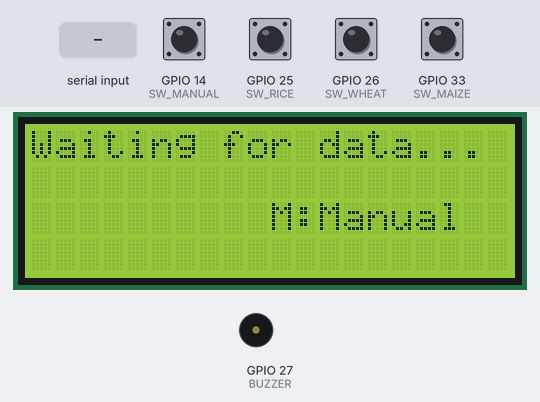
Simulated run of this sketch. Board: ESP32. Parts: 20×4 character LCD, buzzer (waves = sounding, pin HIGH). Inputs (shaded band) come from the test bench; at power-on: GPIO 14 (SW_MANUAL), GPIO 25 (SW_RICE), GPIO 26 (SW_WHEAT), GPIO 33 (SW_MAIZE) HIGH. WiFi joins after 1.5 s; servers stay silent unless stated; the modem accepts every AT command (registered, SIM ready, sends succeed) and sends nothing else; what the sketch prints to the serial monitor is not drawn.

Above: at 7.1 s.
7.2 s: "+RCV\n" received over the second serial link
At 8.2 s:
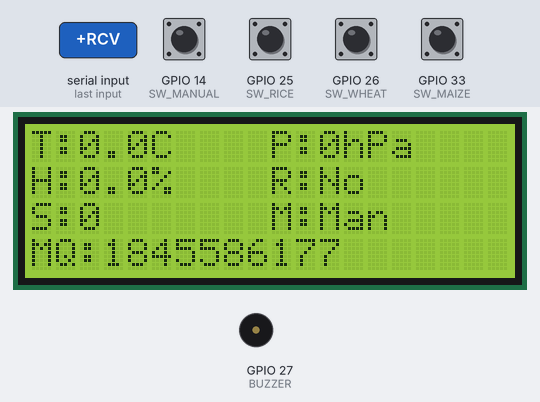
9.2 s: GPIO 25 (SW_RICE) pulled LOW for 0.15 s
At 10.1 s:
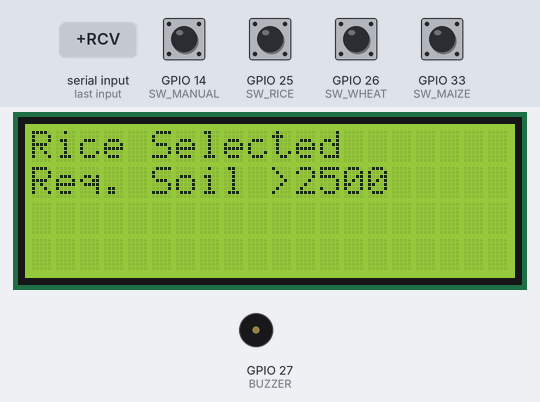
12.3 s: GPIO 26 (SW_WHEAT) pulled LOW for 0.15 s
At 13.7 s:
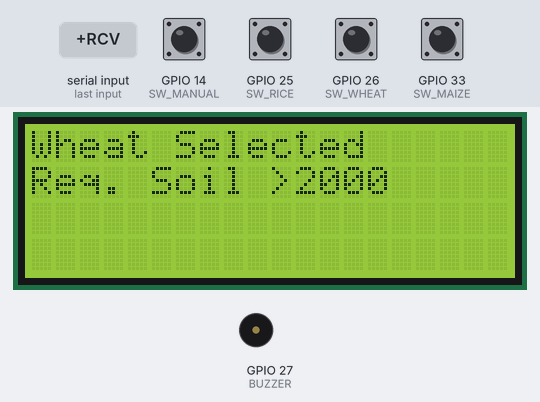
15.4 s: GPIO 33 (SW_MAIZE) pulled LOW for 0.15 s
At 16.1 s:
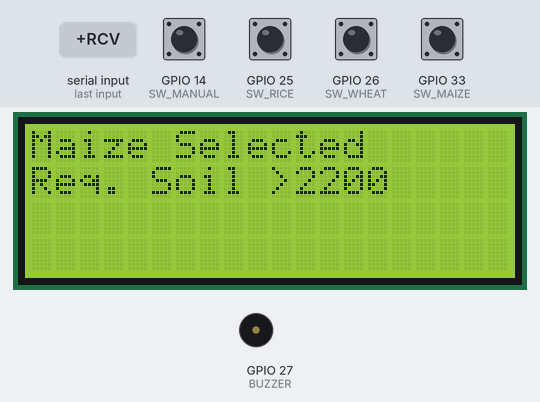
18.5 s: GPIO 14 (SW_MANUAL) pulled LOW for 0.15 s
At 19.7 s:
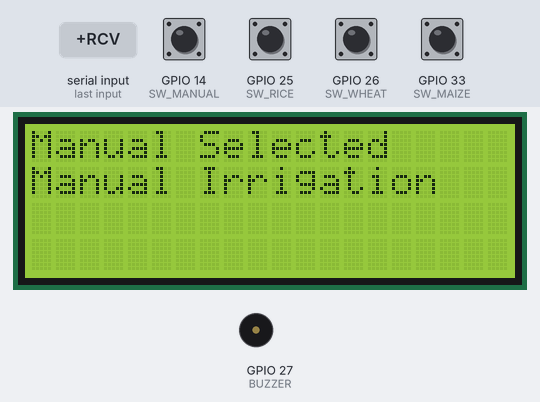
21.6 s: "+RCV,45\n" received over the second serial link
At 22.7 s:
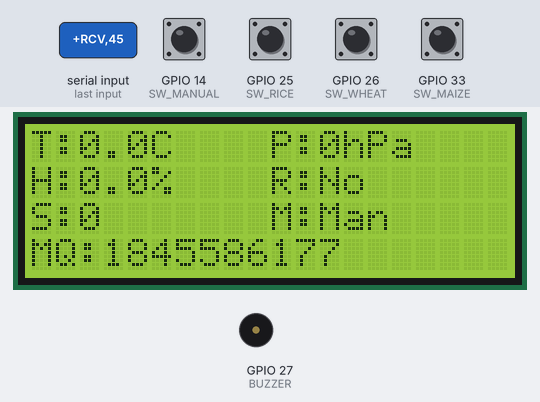
Timing chart, 0 to 24.6 s (numbered marks = the images above; inputs shaded):
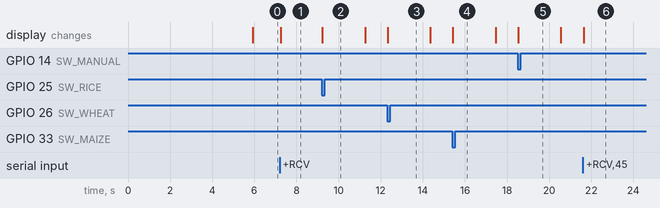

The sketch:

receiver.ino
```cpp
#define BLYNK_TEMPLATE_ID "TMPL3OfdF-Orn"
#define BLYNK_TEMPLATE_NAME "SenseCAP S2120 Weather Station"
#define BLYNK_AUTH_TOKEN "Hi9jQDc0zjSHaUzalyiOweLHoLqrmjjN"

#include <Wire.h>
#include <LiquidCrystal_I2C.h>
#include <WiFi.h>
#include <BlynkSimpleEsp32.h>


// WiFi credentials
char auth[] = BLYNK_AUTH_TOKEN;
char ssid[] = "iPhone XIV";
char pass[] = "aaa1234y";

// --- LORA PINS ---
#define LORA_RX 16
#define LORA_TX 17
HardwareSerial LoRaSerial(2);

// --- LCD ---
LiquidCrystal_I2C lcd(0x27, 20, 4);

// --- COMPONENT PINS ---
#define BUZZER 27
#define SW_RICE 25
#define SW_WHEAT 26
#define SW_MAIZE 33
#define SW_MANUAL 14

// --- CROP & SENSOR THRESHOLDS ---
#define RICE_SOIL_DRY 2500
#define WHEAT_SOIL_DRY 2000
#define MAIZE_SOIL_DRY 2200
#define RAIN_DETECT_VALUE 0

// --- GLOBAL VARIABLES ---
int selectedCropMode = 0; // 0=Manual, 1=Rice, 2=Wheat, 3=Maize
String currentModeStr = "Manual";
int currentSoilThreshold = 0;

// --- Function to check button presses ---
void checkButtons() {
  bool buttonPressed = false;
  String newModeStr = currentModeStr;
  int newMode = selectedCropMode;

  if (digitalRead(SW_MANUAL) == LOW) {
    newMode = 0; newModeStr = "Manual"; buttonPressed = true;
  } else if (digitalRead(SW_RICE) == LOW) {
    newMode = 1; newModeStr = "Rice"; buttonPressed = true;
  } else if (digitalRead(SW_WHEAT) == LOW) {
    newMode = 2; newModeStr = "Wheat"; buttonPressed = true;
  } else if (digitalRead(SW_MAIZE) == LOW) {
    newMode = 3; newModeStr = "Maize"; buttonPressed = true;
  }

  if (buttonPressed && newMode != selectedCropMode) {
    selectedCropMode = newMode;
    currentModeStr = newModeStr;
    currentSoilThreshold = 0;

    Serial.println("Mode changed to: " + currentModeStr);

    lcd.clear();
    lcd.setCursor(0, 0);
    lcd.print(currentModeStr + " Selected");

    if (selectedCropMode == 1) currentSoilThreshold = RICE_SOIL_DRY;
    else if (selectedCropMode == 2) currentSoilThreshold = WHEAT_SOIL_DRY;
    else if (selectedCropMode == 3) currentSoilThreshold = MAIZE_SOIL_DRY;

    if (selectedCropMode > 0) {
      lcd.setCursor(0, 1);
      lcd.print("Req. Soil >");
      lcd.print(currentSoilThreshold);
    } else {
      lcd.setCursor(0, 1);
      lcd.print("Manual Irrigation");
    }

    Blynk.virtualWrite(V6, currentModeStr);

    delay(2000);
    lcd.clear();
    lcd.print("Waiting for data...");
    lcd.setCursor(10, 2);
    lcd.print("M:");
    lcd.print(currentModeStr.substring(0, 6));
  }
}

void setup() {
  Serial.begin(115200);
  lcd.init();
  lcd.backlight();
  lcd.setCursor(0, 0);
  lcd.print("Receiver Started");

  pinMode(BUZZER, OUTPUT);
  digitalWrite(BUZZER, LOW);

  pinMode(SW_RICE, INPUT_PULLUP);
  pinMode(SW_WHEAT, INPUT_PULLUP);
  pinMode(SW_MAIZE, INPUT_PULLUP);
  pinMode(SW_MANUAL, INPUT_PULLUP);

  // --- Connect to WiFi and Blynk ---
  lcd.setCursor(0, 1);
  lcd.print("Connecting WiFi..");
  Serial.println("Connecting to WiFi...");
  WiFi.begin(ssid, pass);
  while (WiFi.status() != WL_CONNECTED) {
    delay(500);
    Serial.print(".");
  }
  Serial.println("\nWiFi Connected.");
  Blynk.config(auth);
  Blynk.connect();

  LoRaSerial.begin(115200, SERIAL_8N1, LORA_RX, LORA_TX);
  delay(2000);
  Serial.println("Configuring LoRa Receiver...");

  LoRaSerial.println("AT+ADDRESS=2");
  delay(500);
  LoRaSerial.println("AT+NETWORKID=5");
  delay(500);
  LoRaSerial.println("AT+BAND=868500000");
  delay(500);
  LoRaSerial.println("AT+PARAMETER=12,7,1,4");
  delay(500);
  Serial.println("LoRa Receiver Ready...");

  lcd.clear();
  lcd.print("Waiting for data...");
  lcd.setCursor(10, 2);
  lcd.print("M:");
  lcd.print(currentModeStr);
}

void loop() {
  Blynk.run();
  checkButtons();

  if (LoRaSerial.available()) {
    String data = LoRaSerial.readStringUntil('\n');
    data.trim();

    if (data.startsWith("+RCV")) {
      int firstComma = data.indexOf(',');
      int secondComma = data.indexOf(',', firstComma + 1);
      String payload = data.substring(secondComma + 1);

      float temp, hum, pres;
      int soil, rain, mq;
      sscanf(payload.c_str(), "%f,%f,%f,%d,%d,%d", &temp, &hum, &pres, &soil, &rain, &mq);

      Serial.println("Data received:");
      Serial.println(payload);

      lcd.clear();
      lcd.setCursor(0, 0); lcd.print("T:"); lcd.print(temp, 1); lcd.print("C");
      lcd.setCursor(10, 0); lcd.print("P:"); lcd.print(pres, 0); lcd.print("hPa");
      lcd.setCursor(0, 1); lcd.print("H:"); lcd.print(hum, 1); lcd.print("%");
      lcd.setCursor(10, 1); lcd.print("R:");
      lcd.print((rain == RAIN_DETECT_VALUE) ? "Yes" : "No ");
      lcd.setCursor(0, 2); lcd.print("S:"); lcd.print(soil);
      lcd.setCursor(10, 2); lcd.print("M:"); lcd.print(currentModeStr.substring(0, 3));
      lcd.setCursor(0, 3); lcd.print("MQ:"); lcd.print(mq);
      if (selectedCropMode > 0) {
        lcd.setCursor(10, 3);
        lcd.print("Req:>");
        lcd.print(currentSoilThreshold);
      }

      // --- Send to Blynk ---
      Blynk.virtualWrite(V0, temp);
      Blynk.virtualWrite(V1, hum);
      Blynk.virtualWrite(V2, pres);
      Blynk.virtualWrite(V3, soil);
      Blynk.virtualWrite(V4, rain);
      Blynk.virtualWrite(V5, mq);
      Blynk.virtualWrite(V6, currentModeStr);

      // --- Alerts ---
      if (rain == RAIN_DETECT_VALUE) {
        Serial.println("RAIN DETECTED!");
        Blynk.logEvent("rain_alert", "It is raining!");
        digitalWrite(BUZZER, HIGH);
        delay(500);
        digitalWrite(BUZZER, LOW);
      }

      if (selectedCropMode > 0 && soil > currentSoilThreshold) {
        Serial.println("SOIL IS DRY!");
        String alertMsg = "Soil dry for " + currentModeStr;
        Blynk.logEvent("soil_dry", alertMsg.c_str());
        digitalWrite(BUZZER, HIGH); delay(100); digitalWrite(BUZZER, LOW);
        delay(100);
        digitalWrite(BUZZER, HIGH); delay(100); digitalWrite(BUZZER, LOW);
      }
    }
  }
}
```

Measured:
- after the input at 7.2 s, the display: changes after 0.05 s (image 1)
- after the input at 9.2 s, the display: changes at once (image 2)
- after the input at 12.3 s, the display: changes at once (image 3)
- after the input at 15.4 s, the display: changes at once (image 4)
- after the input at 18.5 s, the display: changes at once (image 5)
- after the input at 21.6 s, the display: changes after 0.05 s (image 6)
